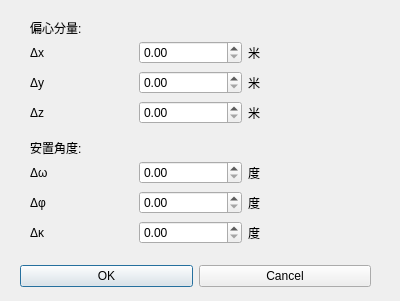
<?xml version="1.0" encoding="UTF-8"?>
<ui version="4.0">
 <class>Dialog</class>
 <widget class="QDialog" name="Dialog">
  <property name="geometry">
   <rect>
    <x>0</x>
    <y>0</y>
    <width>400</width>
    <height>301</height>
   </rect>
  </property>
  <property name="windowTitle">
   <string>Dialog</string>
  </property>
  <widget class="QWidget" name="layoutWidget">
   <property name="geometry">
    <rect>
     <x>20</x>
     <y>260</y>
     <width>351</width>
     <height>33</height>
    </rect>
   </property>
   <layout class="QHBoxLayout">
    <property name="spacing">
     <number>6</number>
    </property>
    <property name="leftMargin">
     <number>0</number>
    </property>
    <property name="topMargin">
     <number>0</number>
    </property>
    <property name="rightMargin">
     <number>0</number>
    </property>
    <property name="bottomMargin">
     <number>0</number>
    </property>
    <item>
     <widget class="QPushButton" name="okButton">
      <property name="text">
       <string>OK</string>
      </property>
     </widget>
    </item>
    <item>
     <widget class="QPushButton" name="cancelButton">
      <property name="text">
       <string>Cancel</string>
      </property>
     </widget>
    </item>
   </layout>
  </widget>
  <widget class="QLabel" name="label">
   <property name="geometry">
    <rect>
     <x>30</x>
     <y>20</y>
     <width>72</width>
     <height>15</height>
    </rect>
   </property>
   <property name="text">
    <string>偏心分量:</string>
   </property>
  </widget>
  <widget class="QWidget" name="gridLayoutWidget">
   <property name="geometry">
    <rect>
     <x>30</x>
     <y>40</y>
     <width>321</width>
     <height>88</height>
    </rect>
   </property>
   <layout class="QGridLayout" name="gridLayout">
    <item row="1" column="2">
     <widget class="QLabel" name="label_5">
      <property name="text">
       <string>米</string>
      </property>
     </widget>
    </item>
    <item row="1" column="1">
     <widget class="QDoubleSpinBox" name="doubleSpinBox_2"/>
    </item>
    <item row="0" column="0">
     <widget class="QLabel" name="label_3">
      <property name="text">
       <string>Δx</string>
      </property>
     </widget>
    </item>
    <item row="0" column="1">
     <widget class="QDoubleSpinBox" name="doubleSpinBox"/>
    </item>
    <item row="0" column="2">
     <widget class="QLabel" name="label_2">
      <property name="text">
       <string>米</string>
      </property>
     </widget>
    </item>
    <item row="1" column="0">
     <widget class="QLabel" name="label_4">
      <property name="text">
       <string>Δy</string>
      </property>
     </widget>
    </item>
    <item row="2" column="0">
     <widget class="QLabel" name="label_6">
      <property name="text">
       <string>Δz</string>
      </property>
     </widget>
    </item>
    <item row="2" column="1">
     <widget class="QDoubleSpinBox" name="doubleSpinBox_3"/>
    </item>
    <item row="2" column="2">
     <widget class="QLabel" name="label_7">
      <property name="text">
       <string>米</string>
      </property>
     </widget>
    </item>
   </layout>
  </widget>
  <widget class="QWidget" name="gridLayoutWidget_2">
   <property name="geometry">
    <rect>
     <x>30</x>
     <y>160</y>
     <width>321</width>
     <height>88</height>
    </rect>
   </property>
   <layout class="QGridLayout" name="gridLayout_2">
    <item row="1" column="2">
     <widget class="QLabel" name="label_8">
      <property name="text">
       <string>度</string>
      </property>
     </widget>
    </item>
    <item row="1" column="1">
     <widget class="QDoubleSpinBox" name="doubleSpinBox_4"/>
    </item>
    <item row="0" column="0">
     <widget class="QLabel" name="label_9">
      <property name="text">
       <string>Δω</string>
      </property>
     </widget>
    </item>
    <item row="0" column="1">
     <widget class="QDoubleSpinBox" name="doubleSpinBox_5"/>
    </item>
    <item row="0" column="2">
     <widget class="QLabel" name="label_10">
      <property name="text">
       <string>度</string>
      </property>
     </widget>
    </item>
    <item row="1" column="0">
     <widget class="QLabel" name="label_11">
      <property name="text">
       <string>Δφ</string>
      </property>
     </widget>
    </item>
    <item row="2" column="0">
     <widget class="QLabel" name="label_12">
      <property name="text">
       <string>Δκ</string>
      </property>
     </widget>
    </item>
    <item row="2" column="1">
     <widget class="QDoubleSpinBox" name="doubleSpinBox_6"/>
    </item>
    <item row="2" column="2">
     <widget class="QLabel" name="label_13">
      <property name="text">
       <string>度</string>
      </property>
     </widget>
    </item>
   </layout>
  </widget>
  <widget class="QLabel" name="label_14">
   <property name="geometry">
    <rect>
     <x>30</x>
     <y>140</y>
     <width>72</width>
     <height>15</height>
    </rect>
   </property>
   <property name="text">
    <string>安置角度:</string>
   </property>
  </widget>
 </widget>
 <resources/>
 <connections>
  <connection>
   <sender>okButton</sender>
   <signal>clicked()</signal>
   <receiver>Dialog</receiver>
   <slot>accept()</slot>
   <hints>
    <hint type="sourcelabel">
     <x>278</x>
     <y>253</y>
    </hint>
    <hint type="destinationlabel">
     <x>96</x>
     <y>254</y>
    </hint>
   </hints>
  </connection>
  <connection>
   <sender>cancelButton</sender>
   <signal>clicked()</signal>
   <receiver>Dialog</receiver>
   <slot>reject()</slot>
   <hints>
    <hint type="sourcelabel">
     <x>369</x>
     <y>253</y>
    </hint>
    <hint type="destinationlabel">
     <x>179</x>
     <y>282</y>
    </hint>
   </hints>
  </connection>
 </connections>
</ui>
